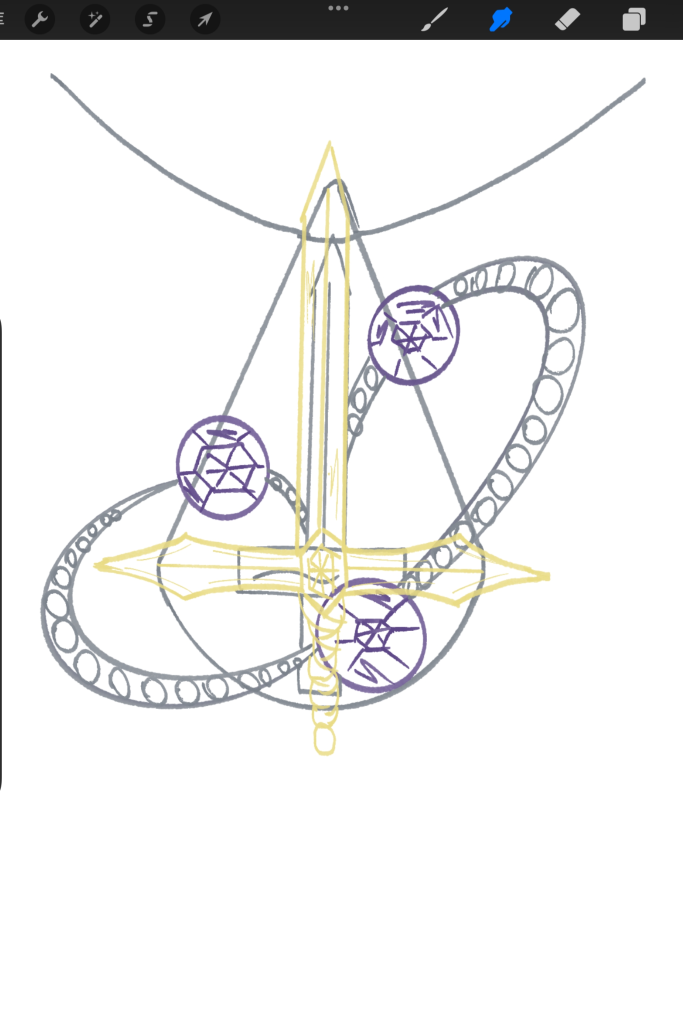
#> input picture sketches/sketch-right-sword-pendant.png, 2048 x 3072 px, found by its file name (shown at 1/3 size)
$ python enhance_sketch.py
#> lines starting #> are read from the running program, lines starting #| are printed output that depends on the picture; after the words box and inside, x2 and y2 are one past the last pixel; in counts of white or black regions, pixels touching at a corner belong together
"""草图增强预处理：把手机拍的手绘图变成 Lux3D img-to-3d 的优质输入。

处理链：纸张白平衡(角落采样) -> 黑点/白点拉伸 -> 轻度饱和度提升(颜色语义) ->
中值滤波去纸纹 -> 边距裁切 -> 方形画布居中 -> 输出 1024x1024 PNG
"""
import os
from PIL import Image, ImageEnhance, ImageFilter

SRC = r"C:\Users\Mavis\.zcode\workspace\draft-c487a057-1004-49d8-94d6-d0be05ad5252\jewelry-platform\sketches"
OUT = os.path.join(SRC, "enhanced")
os.makedirs(OUT, exist_ok=True)

FILES = {
    "sketch-right-sword-pendant.png": "enhanced-pendant.png",   # 剑穿双环吊坠（简单款，先生成）
    "sketch-left-sword-wreath.png": "enhanced-wreath.png",      # 剑羽花环（复杂款）
}

def corner_paper_color(im):
    """取四角 24x24 中位数作为纸张底色。"""
    w, h = im.size
    px = im.load()
    rs, gs, bs = [], [], []
    for (cx, cy) in [(8, 8), (w - 32, 8), (8, h - 32), (w - 32, h - 32)]:
        for dx in range(24):
            for dy in range(24):
                r, g, b = px[cx + dx, cy + dy][:3]
                rs.append(r); gs.append(g); bs.append(b)
    rs.sort(); gs.sort(); bs.sort()
    return rs[len(rs)//2], gs[len(gs)//2], bs[len(bs)//2]

def process(name, out_name):
#> called with name = 'sketch-right-sword-pendant.png', out_name = 'enhanced-pendant.png'
    im = Image.open(os.path.join(SRC, name)).convert("RGB")
#> im is the input picture: PIL image 2048x3072 RGB; mean R, G, B 239.3, 239.1, 238.6
    # 1) 纸张白平衡：按底色把纸张拉到接近纯白
    pr, pg, pb = corner_paper_color(im)
#> after the loop in corner_paper_color, `for (cx, cy) in [(8, 8), (w - 32, 8), (8, h - 32), (w - 32, h - 32)]:`: bs = 2304 values, max 255 at index 1152, min 30 at index 0, mean 142.9; gs has the same summary as bs; rs has the same summary as bs
#> pr = 255; pg = 255; pb = 255
    scale = [min(255 / max(pr, 1), 2.2), min(255 / max(pg, 1), 2.2), min(255 / max(pb, 1), 2.2)]
#> scale = [1, 1, 1]
    lut_r = [min(255, int(i * scale[0])) for i in range(256)]
#> lut_r = 256 values from 0 to 255
    lut_g = [min(255, int(i * scale[1])) for i in range(256)]
#> lut_g = 256 values from 0 to 255
    lut_b = [min(255, int(i * scale[2])) for i in range(256)]
#> lut_b = 256 values from 0 to 255
    im = im.point(lut_r + lut_g + lut_b)
    # 2) 对比拉伸：黑点 40 / 白点 248
    im = Image.eval(im, lambda x: max(0, min(255, int((x - 40) * 255 / (248 - 40)))))
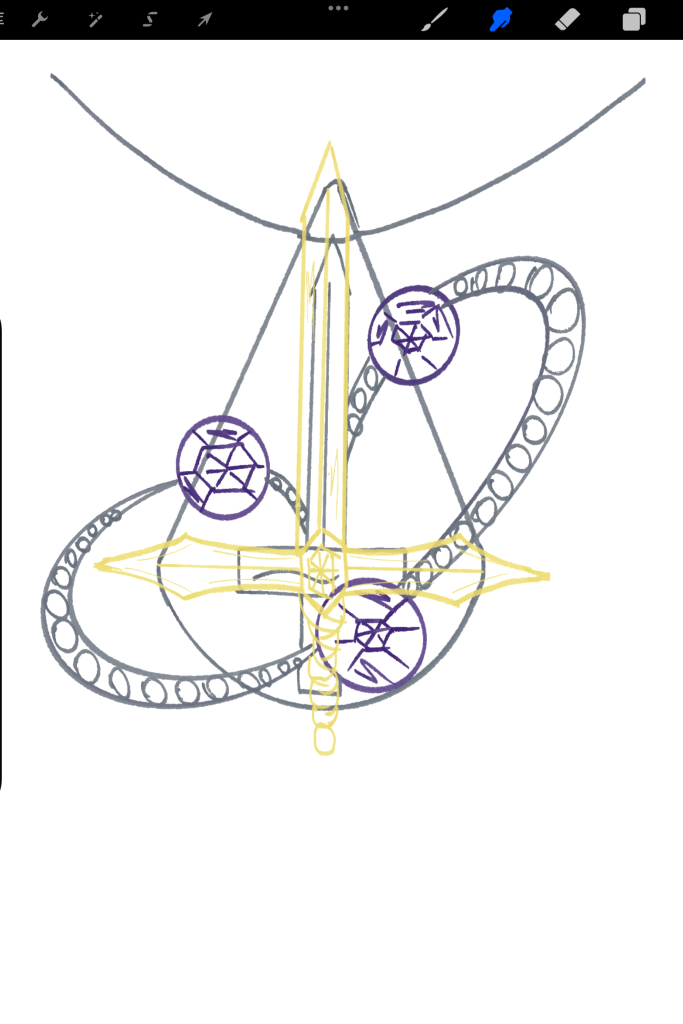
#> im: PIL image 2048x3072 RGB (shown at 1/3 size); mean R, G, B 237.2, 237, 236.4
    # 3) 去纸纹（轻中值）+ 锐化
    im = im.filter(ImageFilter.MedianFilter(3))
    im = im.filter(ImageFilter.UnsharpMask(radius=2, percent=60, threshold=3))
    # 4) 饱和度 +25%：金/银/紫语义更清楚
    im = ImageEnhance.Color(im).enhance(1.25)
    # 5) 内容 bbox 裁切（阈值 235 找非白像素），加 8% 边距
    gray = im.convert("L").point(lambda x: 0 if x > 235 else 255)
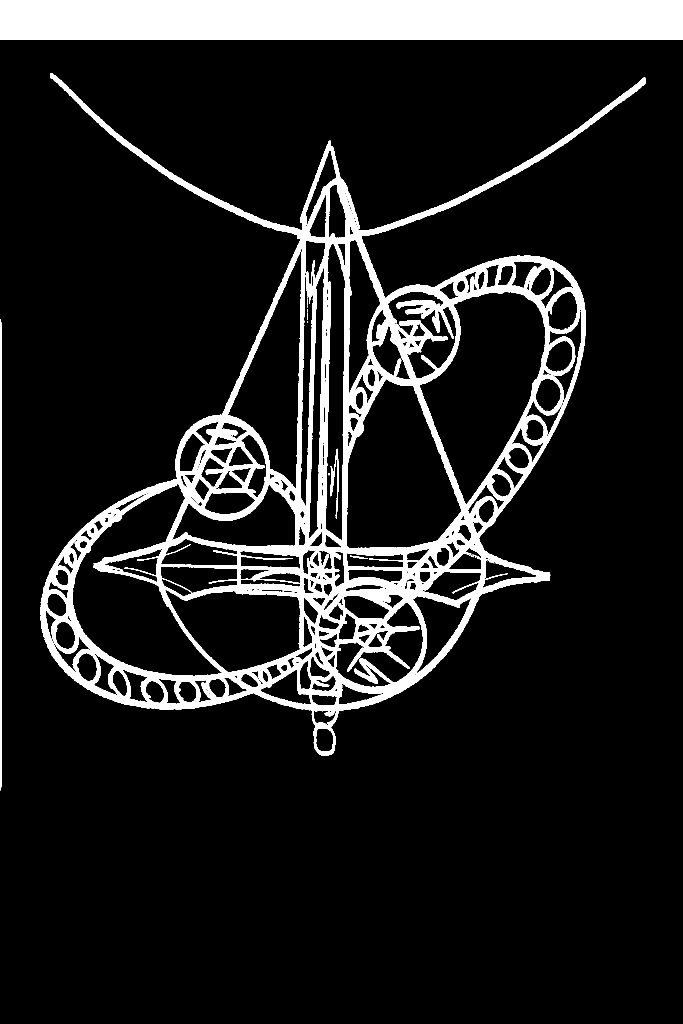
#> gray: PIL image 2048x3072 L (shown at 1/3 size); 11.9% white; 18 white regions (6 under 20 px), largest, box (x1, y1, x2, y2) and area: (120, 219, 1937, 2268) 494201, (0, 0, 2048, 120) 245759, (0, 957, 6, 2372) 8379
    bbox = gray.getbbox()
#> bbox = (0, 0, 2048, 2372)
    if bbox:
        l, t, r, b = bbox
#> l = 0; t = 0; r = 2048; b = 2372
        pw, ph = im.size
#> pw = 2048; ph = 3072
        margin_x = int((r - l) * 0.08); margin_y = int((b - t) * 0.08)
#> after `margin_x = int((r - l) * 0.08)`: margin_x = 163
#> after `margin_y = int((b - t) * 0.08)`: margin_y = 189
        l = max(0, l - margin_x); t = max(0, t - margin_y)
        r = min(pw, r + margin_x); b = min(ph, b + margin_y)
#> after `b = min(ph, b + margin_y)`: b = 2561
        im = im.crop((l, t, r, b))
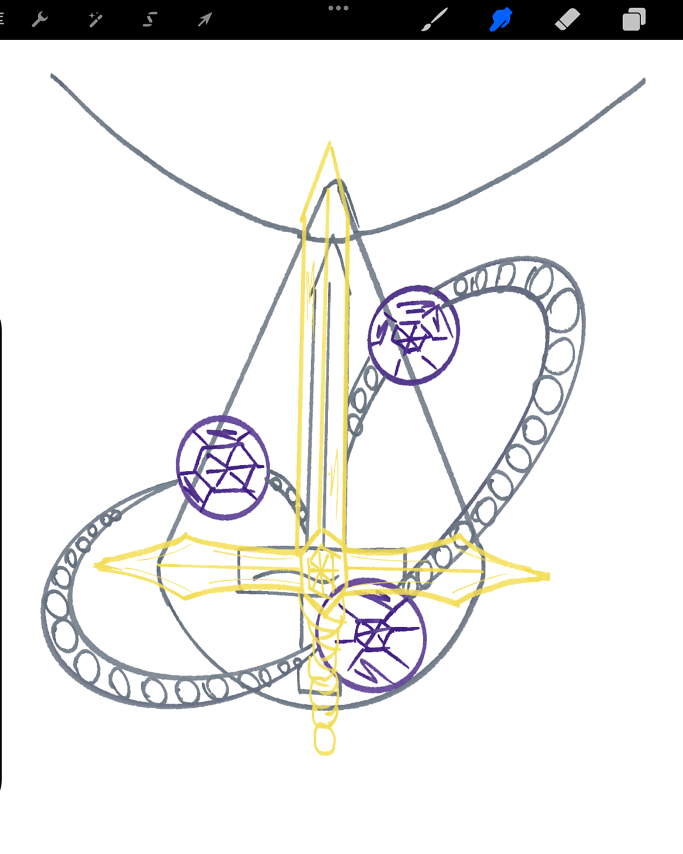
#> im: PIL image 2048x2561 RGB (shown at 1/3 size); mean R, G, B 233.5, 233, 232.1
    # 6) 方形白底画布，最长边 1024
    w, h = im.size
#> w = 2048; h = 2561
    side = max(w, h)
#> side = 2561
    canvas = Image.new("RGB", (side, side), (250, 249, 246))
    canvas.paste(im, ((side - w) // 2, (side - h) // 2))
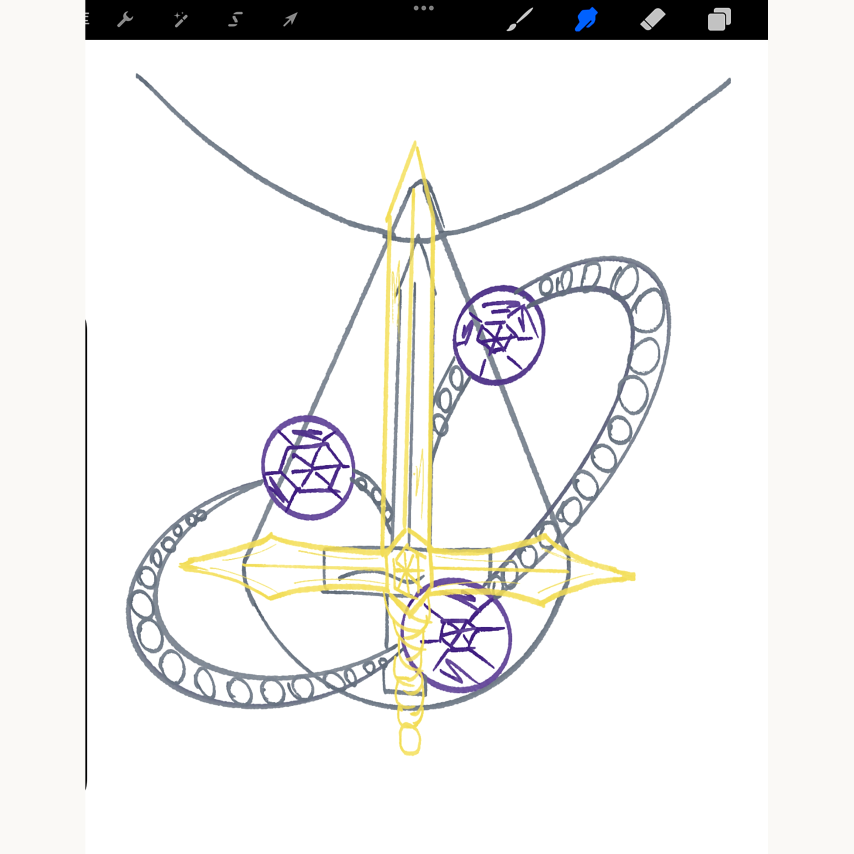
#> canvas: PIL image 2561x2561 RGB (shown at 1/3 size); mean R, G, B 236.8, 236.2, 234.9
    canvas = canvas.resize((1024, 1024), Image.LANCZOS)
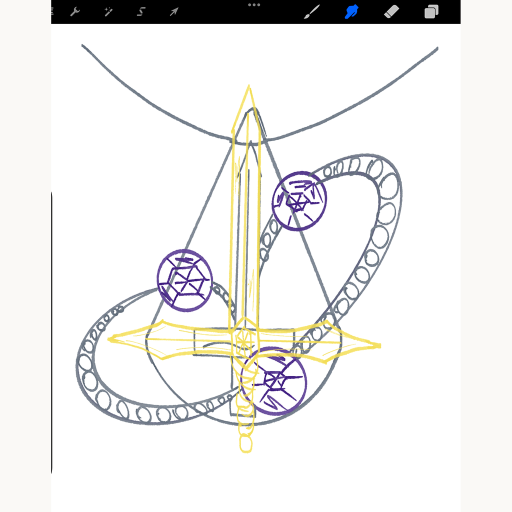
#> canvas: PIL image 1024x1024 RGB (shown at 1/2 size); mean R, G, B 236.7, 236.2, 234.8
    out = os.path.join(OUT, out_name)
    canvas.save(out, "PNG")
    print(name, "->", out, canvas.size)
#| sketch-right-sword-pendant.png -> C:\Users\Mavis\.zcode\workspace\draft-c487a057-1004-49d8-94d6-d0be05ad5252\jewelry-platform\sketches/enhanced/enhanced-pendant.png (1024, 1024)

for src, dst in FILES.items():
    process(src, dst)
#> pass 2 of the loop `for src, dst in FILES.items():`:
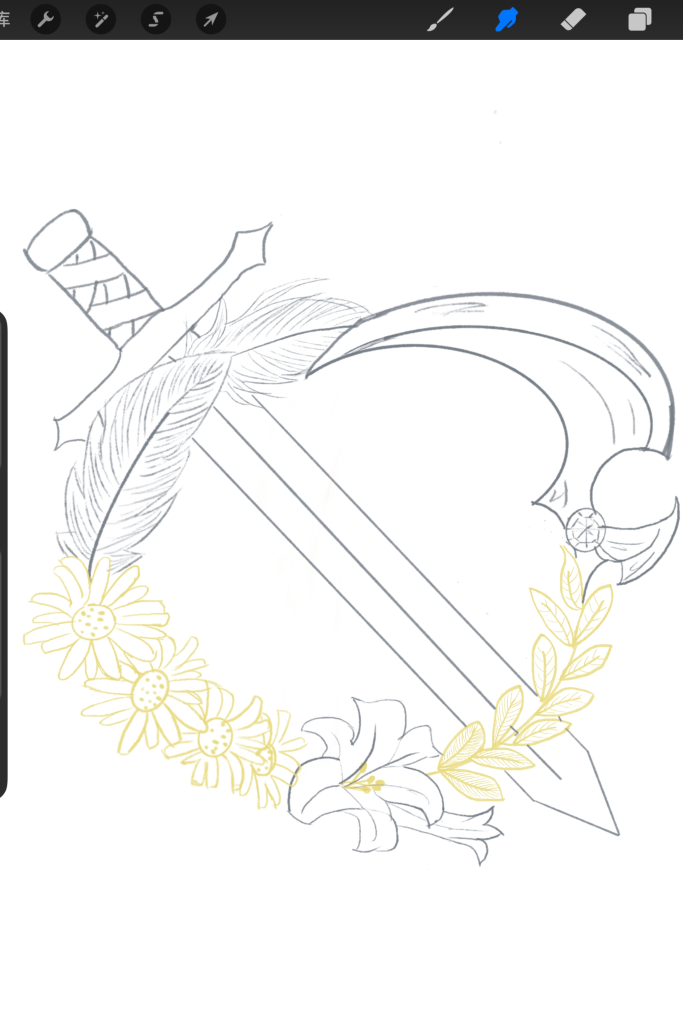
#> input picture sketches/sketch-left-sword-wreath.png, 2048 x 3072 px, found by its file name (shown at 1/3 size)
#> in process, im is the input picture: PIL image 2048x3072 RGB; mean R, G, B 241.9, 241.8, 240.5
#> in process (call 2), `gray = im.convert("L").point(lambda x: 0 if x > 235 else 255)`:
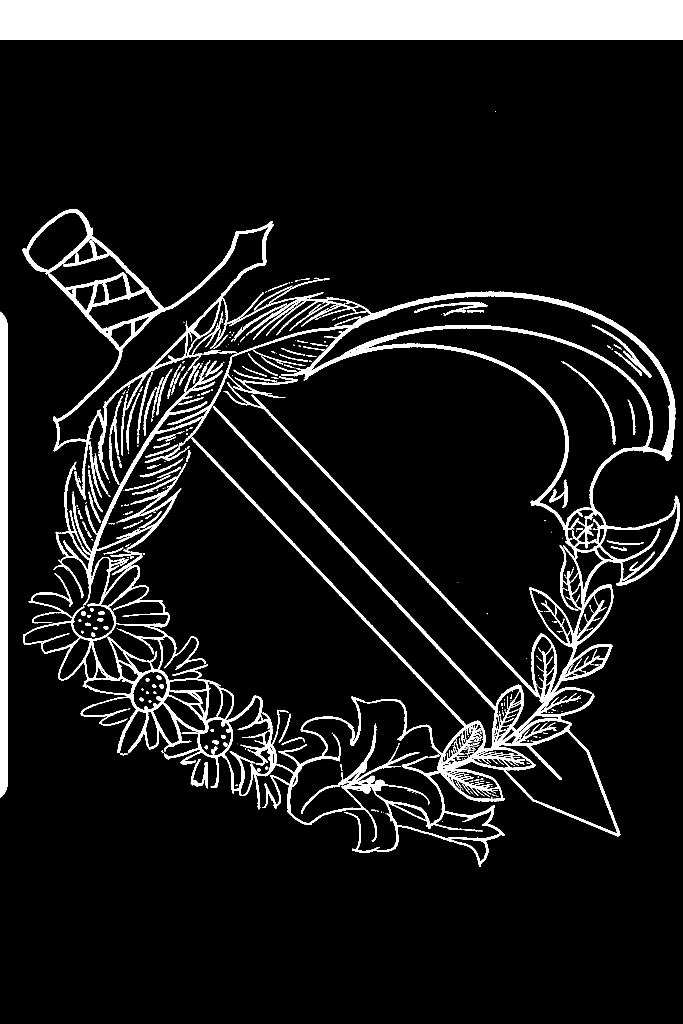
#> gray: PIL image 2048x3072 L (shown at 1/3 size); 10.2% white; 453 white regions (218 under 20 px), largest, box (x1, y1, x2, y2) and area: (69, 875, 2040, 2600) 262105, (0, 0, 2048, 120) 245760, (68, 627, 821, 1499) 45381
#> bbox = (0, 0, 2048, 2600)
#> in process (call 2), `l, t, r, b = bbox`: b = 2600
#> margin_y = 208
#> in process (call 2), `b = min(ph, b + margin_y)`: b = 2808
#> in process (call 2), `canvas.paste(im, ((side - w) // 2, (side - h) // 2))`:
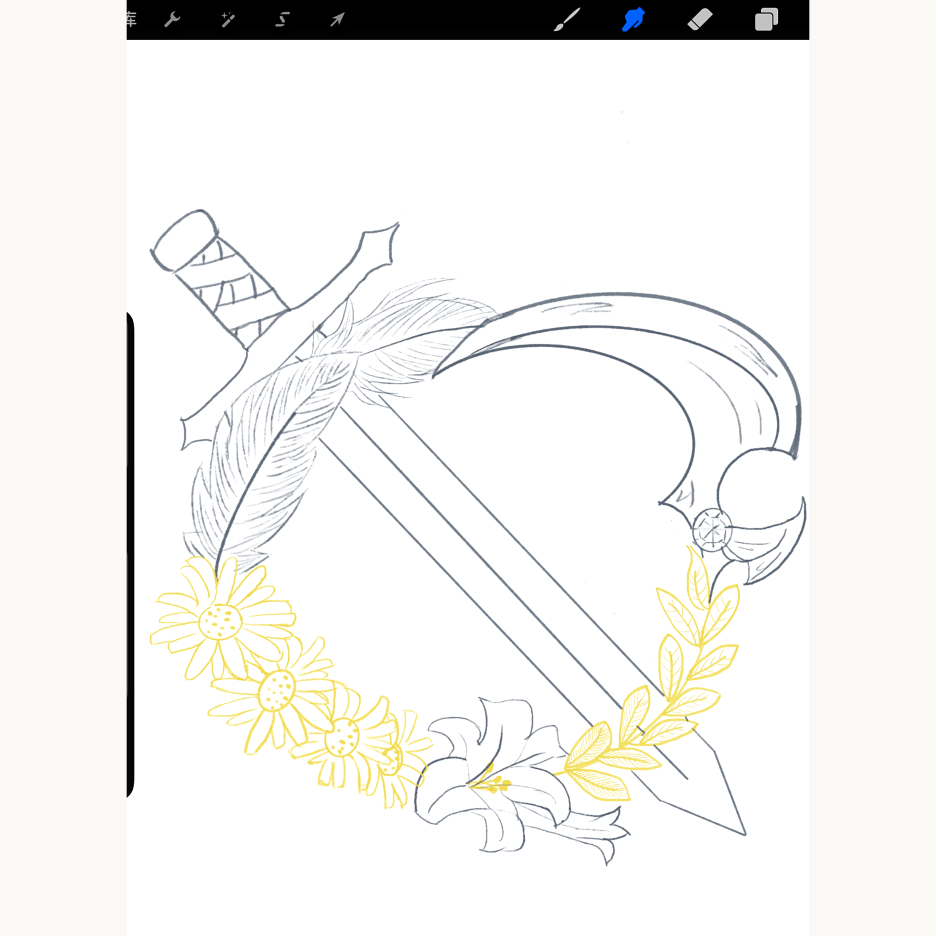
#> canvas: PIL image 2808x2808 RGB (shown at 1/3 size); mean R, G, B 241.7, 241.4, 239
#| sketch-left-sword-wreath.png -> C:\Users\Mavis\.zcode\workspace\draft-c487a057-1004-49d8-94d6-d0be05ad5252\jewelry-platform\sketches/enhanced/enhanced-wreath.png (1024, 1024)
print("DONE")
